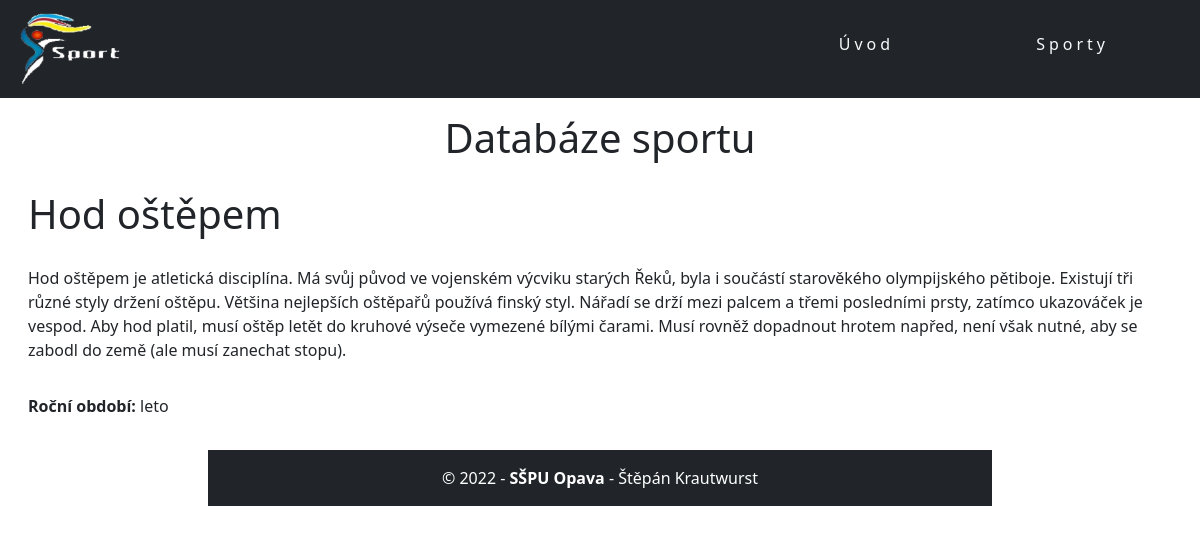
Page /sports/sporty/5 on the committed database.
### sports/models.py (models this page shows, shortened)
class Sporty(models.Model):
    nazev_sportu = models.CharField(max_length=45, verbose_name="Název sportu")
    OBDOBI = (
        ("jaro", "Jaro"),
        ("leto", "Léto"),
        ("podzim", "Podzim"),
        ("zima", "Zima")
    )
    obdobi = models.CharField(max_length=10, choices=OBDOBI, verbose_name="Roční období")
    historie = models.TextField(verbose_name="Historie sportu")
    udalosti = models.ManyToManyField(Udalost, verbose_name="Událost")
    obrazek = models.ImageField(upload_to=sportPath, null=True, blank=True, verbose_name='Obrázky')
    class Meta:
        ordering = ['nazev_sportu']

### sports/views.py (the view)
# urls.py: path('sporty/<int:pk>', views.sportDetaily.as_view(), name='sporty_detail')
class sportDetaily(DetailView):
    model =Sporty
    context_object_name = 'sporty_detail'
    template_name = 'detail.html'

### sports/templates/detail.html
{%extends 'base.html'%}
{%block content%}
<h1 class="text-center py-3">Databáze sportu</h1>
<h1 class="p-3 py-1">{{ sporty_detail.nazev_sportu }}</h1>
    <div class="p-3"> {{ sporty_detail.historie }}</div>
    <div class="p-3"><b>Roční období:</b> {{ sporty_detail.obdobi }}</div>
{%endblock%}

### rows in the picture
Sporty: nazev_sportu "Hod oštěpem", historie "Hod oštěpem je atletická disciplína. Má svůj původ ve vojenském výcviku starých Řeků, byla i součástí starověkého olympijského pětiboje. Existují tři různé styly držení oštěpu. Většina nejlepších oštěpařů používá finský styl. Nářadí se drží mezi palcem a třemi posledními prsty, zatímco ukazováček je vespod. Aby hod platil, musí oštěp letět do kruhové výseče vymezené bílými čarami. Musí rovněž dopadnout hrotem napřed, není však nutné, aby se zabodl do země (ale musí zanechat stopu).", obdobi "leto"
